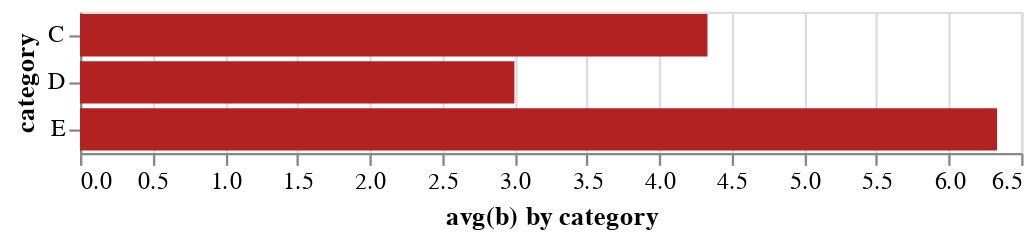

Source (notebook cell):
### Code cell
alt.Chart(data).mark_bar(color='firebrick').encode(
    alt.Y('a', title='category'),
    alt.X('average(b)', title='avg(b) by category')
)

### Figure 1 — Vega-Lite specification as saved in the notebook (floating-point values rounded to 4 significant figures)
{"config": {"view": {"continuousWidth": 400, "continuousHeight": 300}}, "data": {"name": "data-347f1284ea3247c0f55cb966abbdd2d8"}, "mark": {"type": "bar", "color": "firebrick"}, "encoding": {"x": {"type": "quantitative", "aggregate": "average", "field": "b", "title": "avg(b) by category"}, "y": {"type": "nominal", "field": "a", "title": "category"}}, "$schema": "https://vega.github.io/schema/vega-lite/v4.8.1.json", "datasets": {"data-347f1284ea3247c0f55cb966abbdd2d8": [{"a": "C", "b": 2}, {"a": "C", "b": 7}, {"a": "C", "b": 4}, {"a": "D", "b": 1}, {"a": "D", "b": 2}, {"a": "D", "b": 6}, {"a": "E", "b": 8}, {"a": "E", "b": 4}, {"a": "E", "b": 7}]}}
